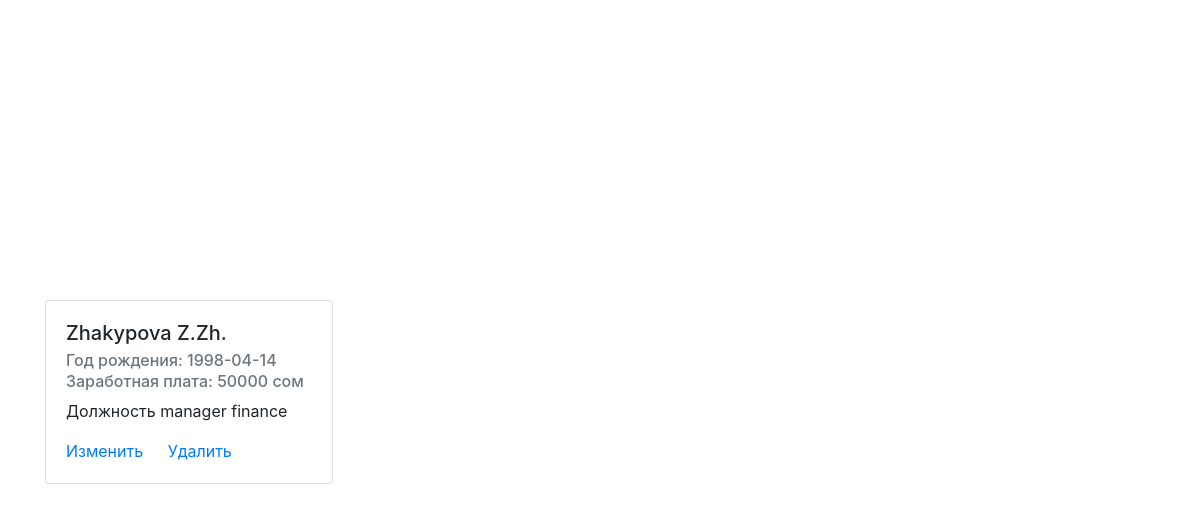
Page /employee/1 on the committed database.
### app/models.py (models this page shows, shortened)
class Employee(db.Model):
    id = db.Column(db.Integer, primary_key = True)
    name = db.Column(db.String(30))
    birth_date = db.Column(db.Date)
    position_id = db.Column(db.Integer, db.ForeignKey('position.id'))
    position = db.relationship('Position', backref=db.backref('employees', lazy = True))

class Position(db.Model):
    id = db.Column(db.Integer, primary_key=True)
    name = db.Column(db.String(30))
    department = db.Column(db.String(30))
    wage = db.Column(db.Integer)

### app/views.py (the view)
def employee_detail(employee_id):
    employee = Employee.query.filter_by(id=employee_id).first()
    return render_template('employee_detail.html', employee=employee)

### app/templates/employee_detail.html
{% extends 'base.html' %}
{% block content %}
    <div>
        <div class="card" style="width: 18rem;">
          <div class="card-body">
            <h5 class="card-title">{{ employee.name }}</h5>
            <h6 class="card-subtitle mb-2 text-muted">Год рождения: {{ employee.birth_date }} </h6>
            <h6 class="card-subtitle mb-2 text-muted">Заработная плата: {{ employee.position.wage }} сом</h6>
            <p class="card-text">Должность {{ employee.position.name }} {{ employee.position.department }}</p>
            <a href="{{url_for('employee_update', employee_id = employee.id)}}" class="card-link">Изменить</a>
            <a href="{{url_for('employee_delete', employee_id = employee.id)}}" class="card-link">Удалить</a>
          </div>
        </div>
    </div>
{% endblock %}

### rows in the picture
Employee: name "Zhakypova Z.Zh.", birth_date "1998-04-14"
Position: position.wage "50000", position.name "manager", position.department "finance"
